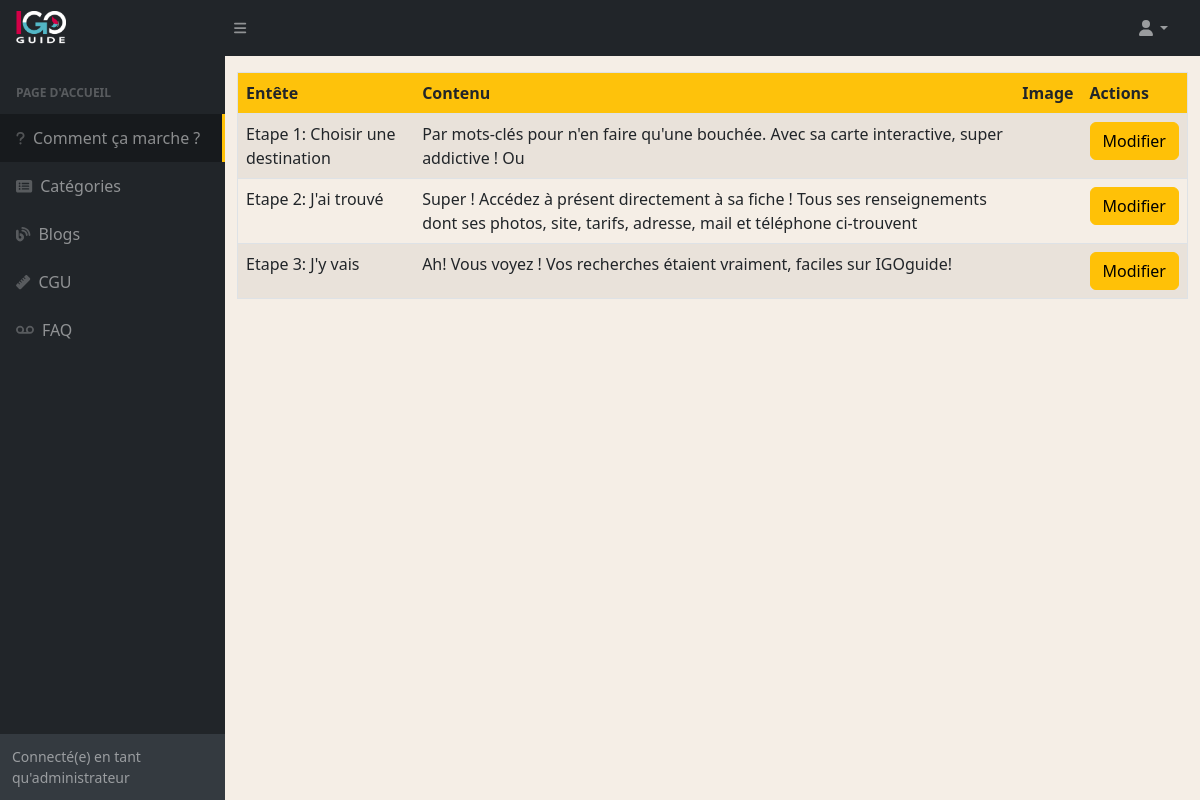
/index.php/dashboard, run on an earlier commit of the app's database.
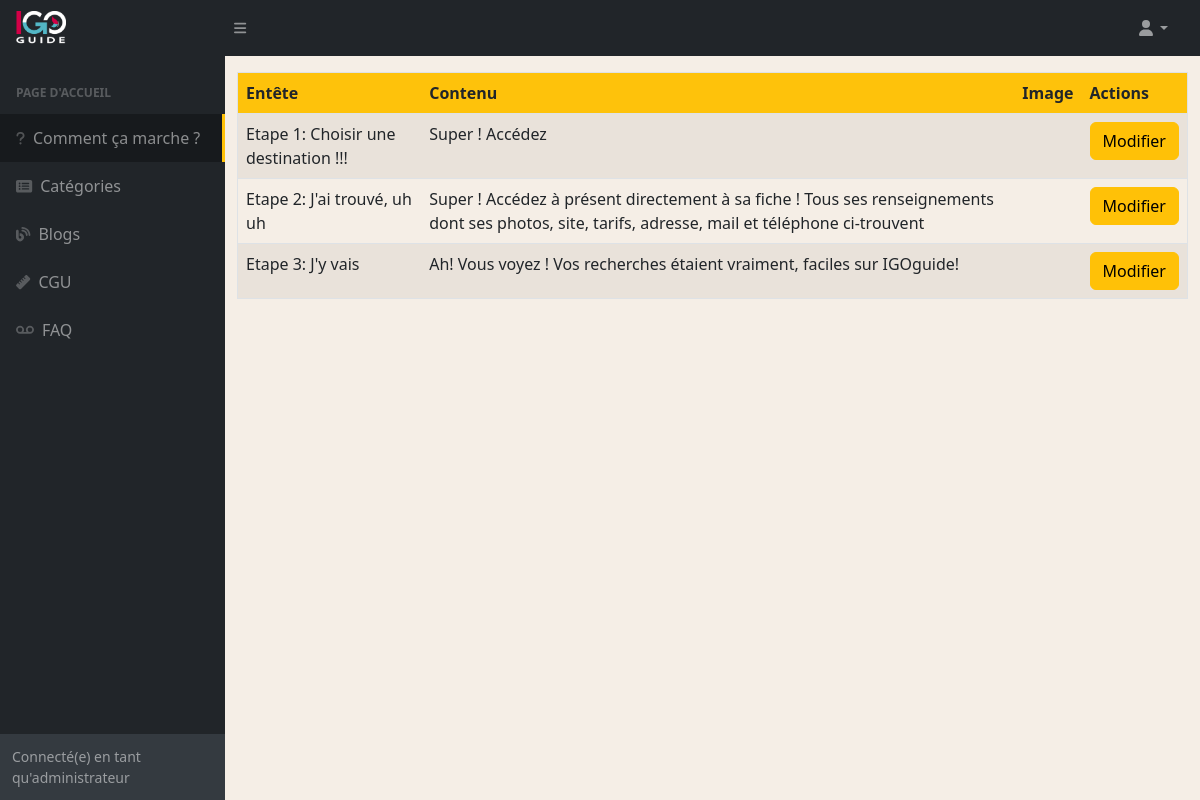
And on a later commit of the database.
### tables this page shows
CREATE TABLE IF NOT EXISTS `ccm` (
  `ccm_id` int UNSIGNED NOT NULL AUTO_INCREMENT,
  `ccm_entete` varchar(200) NOT NULL,
  `ccm_texte` varchar(200) NOT NULL,
  `ccm_image` text NOT NULL,
  `ccm_createdAt` date NOT NULL,
  PRIMARY KEY (`ccm_id`)
);

### application/controllers/Dashboard.php (called while the page is built, shortened)
<?php
    class Dashboard extends CI_Controller {
        public function __construct()
        {
            $this->load->model('FrontModel','front') ;
        }
        public function index() {
            $this->load->view("dashboard/index", [
                "ccm" => $this->front->getCcm(),
                "su" => $this->front->getSU() ,
            ]) ;
        }
    }

### index.php (called while the page is built, shortened)
<?php
require_once BASEPATH.'core/CodeIgniter.php';

### application/core/database/QueryBuilder.php (called while the page is built, shortened)
<?php
class QueryBuilder{
    protected $db;
    protected $query;
    protected $queryType;
    public function __construct(Database $db)
    {
        $this->db = $db->getConnection();
    }
    public function select($table)
    {
        $table = htmlspecialchars(trim($table));
		$this->query = "SELECT * FROM " . $table;
        $this->queryType = "select";
		return $this;
    }
    public function execute(array $params = null)
    {
        $response = false;
        $req = null;
        try {
            $req = $this->db->prepare($this->query);
            $response = $req->execute($params);
        } catch (PDOException $e) {
            die($e->getMessage());
        }
        if($this->queryType === "select") {
            return $req->fetchAll(PDO::FETCH_OBJ);
        }
        return $response;
    }
}

### application/core/database/Database.php (called while the page is built, shortened)
<?php
class Database{
    private $pdo;
    public function __construct($config = null)
    {
        $dns = 'mysql:host='. $config["db_host"] .';port='. $config["db_port"] .';dbname=' . $config["db_name"];
        try {
            $this->pdo = new PDO($dns, $config["db_user"], $config["db_password"],self::OPTIONS);
        } catch (PDOException $e) {
            die($e->getMessage());
        }
    }
    public function getConnection()
    {
        return $this->pdo;
    }
}

### application/models/FrontModel.php (called while the page is built, shortened)
<?php
    class FrontModel extends CI_Model
    {
        public function getCcm()
        {
            return DB::select("ccm")->execute(null) ;
        }
    }

### application/views/dashboard/index.php (the view, shortened to what the changed rows need)
<!DOCTYPE html>
<html lang="en">
<head>
    <link href="https://cdn.jsdelivr.net/npm/simple-datatables@7.1.2/dist/style.min.css" rel="stylesheet" />
    <link href="<?php echo base_url() ?>publics/dashboard/css/styles.css" rel="stylesheet" />
    <link href="<?php echo base_url() ?>publics/dashboard/css/dashboard.css" rel="stylesheet" />
</head>
<body class="sb-nav-fixed" style="background-color: #f5eee6;">
    <div id="layoutSidenav">
        <div id="layoutSidenav_content">
            <main>
                <div class="container-fluid px-4">
                    <div class="row">
                        <table class="border mt-3 table table-striped">
                            <thead style="background-color:#fec20b;">
                                <tr>
                                    <th>Entête</th>
                                    <th>Contenu</th>
                                    <th>Image</th>
                                    <th>Actions</th>
                                </tr>
                            </thead>
                            <tbody>
                                <?php if (isset($ccm)) : ?>
                                    <?php for ($i = 0; $i < count($ccm); $i++) : ?>
                                        <tr>
                                            <td><?php echo $ccm[$i]->ccm_entete; ?></td>
                                            <td><?php echo $ccm[$i]->ccm_texte; ?></td>
                                            <td>
                                            </td>
                                            <td>
                                                <a href="#" class="btn btn-warning" data-bs-toggle="modal" data-bs-target="#myModal<?php echo $ccm[$i]->ccm_id ?>">Modifier</a>
                                            </td>
                                        </tr>
                                    <?php endfor; ?>
                                <?php endif; ?>
                            </tbody>
                        </table>
                    </div>
                </div>
            </main>
        </div>
    </div>
</body>
</html>

What changed in the data, as far as the page shows it:
changed ccm: ccm_entete "Etape 1: Choisir une destination" → "Etape 1: Choisir une destination !!!"; ccm_texte "Par mots-clés pour n'en faire qu'une bouchée. Avec sa carte interactive, super addictive ! Ou" → "Super ! Accédez"
changed ccm: ccm_entete "Etape 2: J'ai trouvé" → "Etape 2: J'ai trouvé, uh uh"
